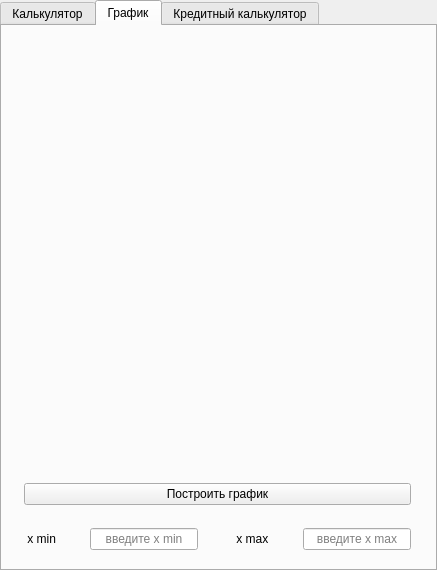
<?xml version="1.0" encoding="UTF-8"?>
<ui version="4.0">
 <class>MainWindow</class>
 <widget class="QMainWindow" name="MainWindow">
  <property name="geometry">
   <rect>
    <x>0</x>
    <y>0</y>
    <width>437</width>
    <height>570</height>
   </rect>
  </property>
  <property name="windowTitle">
   <string>MainWindow</string>
  </property>
  <widget class="QWidget" name="centralwidget">
   <widget class="QTabWidget" name="tabWidget">
    <property name="geometry">
     <rect>
      <x>0</x>
      <y>0</y>
      <width>437</width>
      <height>571</height>
     </rect>
    </property>
    <property name="styleSheet">
     <string notr="true"/>
    </property>
    <property name="currentIndex">
     <number>1</number>
    </property>
    <property name="iconSize">
     <size>
      <width>24</width>
      <height>18</height>
     </size>
    </property>
    <widget class="QWidget" name="calc">
     <attribute name="title">
      <string>Калькулятор</string>
     </attribute>
     <widget class="QPushButton" name="pushButton_back">
      <property name="geometry">
       <rect>
        <x>390</x>
        <y>10</y>
        <width>31</width>
        <height>51</height>
       </rect>
      </property>
      <property name="styleSheet">
       <string notr="true">  QPushButton {
        border-style: outset;
        border-radius: 10px;
        border-color: beige;
        font: bold 20px;
}</string>
      </property>
      <property name="text">
       <string>⌫</string>
      </property>
     </widget>
     <widget class="QPushButton" name="pushButton_right_brace">
      <property name="geometry">
       <rect>
        <x>80</x>
        <y>120</y>
        <width>61</width>
        <height>61</height>
       </rect>
      </property>
      <property name="styleSheet">
       <string notr="true">QPushButton {
        background-color: rgb(45, 75, 102);
        border-style: outset;
        border-radius: 10px;
        border-color: beige;
        font: bold 20px;
}
    QPushButton:pressed {
        background-color: rgb(53, 92, 113);
        border-style: inset;
    }</string>
      </property>
      <property name="text">
       <string>)</string>
      </property>
     </widget>
     <widget class="QPushButton" name="pushButton_x">
      <property name="geometry">
       <rect>
        <x>150</x>
        <y>120</y>
        <width>61</width>
        <height>61</height>
       </rect>
      </property>
      <property name="styleSheet">
       <string notr="true">QPushButton {
        background-color: rgb(45, 75, 102);
        border-style: outset;
        border-radius: 10px;
        border-color: beige;
        font: bold 20px;
}
    QPushButton:pressed {
        background-color: rgb(53, 92, 113);
        border-style: inset;
    }</string>
      </property>
      <property name="text">
       <string>x</string>
      </property>
     </widget>
     <widget class="QPushButton" name="pushButton_asin">
      <property name="geometry">
       <rect>
        <x>360</x>
        <y>120</y>
        <width>61</width>
        <height>61</height>
       </rect>
      </property>
      <property name="styleSheet">
       <string notr="true">QPushButton {
        background-color: rgb(66, 56, 84);
        border-style: outset;
        border-radius: 10px;
        border-color: beige;
        font: bold 14px;
}
    QPushButton:pressed {
        background-color: rgb(85, 59, 109);
        border-style: inset;
    }</string>
      </property>
      <property name="text">
       <string>asin</string>
      </property>
     </widget>
     <widget class="QPushButton" name="pushButton_left_brace">
      <property name="geometry">
       <rect>
        <x>10</x>
        <y>120</y>
        <width>61</width>
        <height>61</height>
       </rect>
      </property>
      <property name="styleSheet">
       <string notr="true">QPushButton {
        background-color: rgb(45, 75, 102);
        border-style: outset;
        border-radius: 10px;
        border-color: beige;
        font: bold 20px;
}
    QPushButton:pressed {
        background-color: rgb(53, 92, 113);
        border-style: inset;
    }</string>
      </property>
      <property name="text">
       <string>(</string>
      </property>
     </widget>
     <widget class="QLineEdit" name="lineEdit_result">
      <property name="geometry">
       <rect>
        <x>10</x>
        <y>10</y>
        <width>371</width>
        <height>51</height>
       </rect>
      </property>
      <property name="font">
       <font>
        <pointsize>24</pointsize>
        <bold>true</bold>
       </font>
      </property>
      <property name="layoutDirection">
       <enum>Qt::LeftToRight</enum>
      </property>
      <property name="text">
       <string/>
      </property>
      <property name="maxLength">
       <number>255</number>
      </property>
      <property name="alignment">
       <set>Qt::AlignRight|Qt::AlignTrailing|Qt::AlignVCenter</set>
      </property>
      <property name="placeholderText">
       <string>0</string>
      </property>
     </widget>
     <widget class="QPushButton" name="pushButton_sin">
      <property name="geometry">
       <rect>
        <x>290</x>
        <y>120</y>
        <width>61</width>
        <height>61</height>
       </rect>
      </property>
      <property name="styleSheet">
       <string notr="true">QPushButton {
        background-color: rgb(66, 56, 84);
        border-style: outset;
        border-radius: 10px;
        border-color: beige;
        font: bold 14px;
}
    QPushButton:pressed {
        background-color: rgb(85, 59, 109);
        border-style: inset;
    }</string>
      </property>
      <property name="text">
       <string>sin</string>
      </property>
     </widget>
     <widget class="QPushButton" name="pushButton_pow">
      <property name="geometry">
       <rect>
        <x>220</x>
        <y>120</y>
        <width>61</width>
        <height>61</height>
       </rect>
      </property>
      <property name="styleSheet">
       <string notr="true">QPushButton {
        background-color: rgb(45, 75, 102);
        border-style: outset;
        border-radius: 10px;
        border-color: beige;
        font: bold 20px;
}
    QPushButton:pressed {
        background-color: rgb(53, 92, 113);
        border-style: inset;
    }</string>
      </property>
      <property name="text">
       <string>^</string>
      </property>
     </widget>
     <widget class="QPushButton" name="pushButton_atan">
      <property name="geometry">
       <rect>
        <x>360</x>
        <y>260</y>
        <width>61</width>
        <height>61</height>
       </rect>
      </property>
      <property name="styleSheet">
       <string notr="true">QPushButton {
        background-color: rgb(66, 56, 84);
        border-style: outset;
        border-radius: 10px;
        border-color: beige;
        font: bold 14px;
}
    QPushButton:pressed {
        background-color: rgb(85, 59, 109);
        border-style: inset;
    }</string>
      </property>
      <property name="text">
       <string>atan</string>
      </property>
     </widget>
     <widget class="QPushButton" name="pushButton_8">
      <property name="geometry">
       <rect>
        <x>80</x>
        <y>190</y>
        <width>61</width>
        <height>61</height>
       </rect>
      </property>
      <property name="styleSheet">
       <string notr="true">QPushButton {
        background-color: rgb(59, 94, 90);
        border-style: outset;
        border-radius: 10px;
        border-color: beige;
        font: bold 20px;
}
    QPushButton:pressed {
        background-color: rgb(73, 117, 98);
        border-style: inset;
    }</string>
      </property>
      <property name="text">
       <string>8</string>
      </property>
     </widget>
     <widget class="QPushButton" name="pushButton_7">
      <property name="geometry">
       <rect>
        <x>10</x>
        <y>190</y>
        <width>61</width>
        <height>61</height>
       </rect>
      </property>
      <property name="styleSheet">
       <string notr="true">QPushButton {
        background-color: rgb(59, 94, 90);
        border-style: outset;
        border-radius: 10px;
        border-color: beige;
        font: bold 20px;
}
    QPushButton:pressed {
        background-color: rgb(73, 117, 98);
        border-style: inset;
    }</string>
      </property>
      <property name="text">
       <string>7</string>
      </property>
     </widget>
     <widget class="QPushButton" name="pushButton_acos">
      <property name="geometry">
       <rect>
        <x>360</x>
        <y>190</y>
        <width>61</width>
        <height>61</height>
       </rect>
      </property>
      <property name="styleSheet">
       <string notr="true">QPushButton {
        background-color: rgb(66, 56, 84);
        border-style: outset;
        border-radius: 10px;
        border-color: beige;
        font: bold 14px;
}
    QPushButton:pressed {
        background-color: rgb(85, 59, 109);
        border-style: inset;
    }</string>
      </property>
      <property name="text">
       <string>acos</string>
      </property>
     </widget>
     <widget class="QPushButton" name="pushButton_sub">
      <property name="geometry">
       <rect>
        <x>220</x>
        <y>260</y>
        <width>61</width>
        <height>61</height>
       </rect>
      </property>
      <property name="styleSheet">
       <string notr="true">QPushButton {
        background-color: rgb(45, 75, 102);
        border-style: outset;
        border-radius: 10px;
        border-color: beige;
        font: bold 20px;
}
    QPushButton:pressed {
        background-color: rgb(53, 92, 113);
        border-style: inset;
    }</string>
      </property>
      <property name="text">
       <string>-</string>
      </property>
     </widget>
     <widget class="QPushButton" name="pushButton_tan">
      <property name="geometry">
       <rect>
        <x>290</x>
        <y>260</y>
        <width>61</width>
        <height>61</height>
       </rect>
      </property>
      <property name="styleSheet">
       <string notr="true">QPushButton {
        background-color: rgb(66, 56, 84);
        border-style: outset;
        border-radius: 10px;
        border-color: beige;
        font: bold 14px;
}
    QPushButton:pressed {
        background-color: rgb(85, 59, 109);
        border-style: inset;
    }</string>
      </property>
      <property name="text">
       <string>tan</string>
      </property>
     </widget>
     <widget class="QPushButton" name="pushButton_5">
      <property name="geometry">
       <rect>
        <x>80</x>
        <y>260</y>
        <width>61</width>
        <height>61</height>
       </rect>
      </property>
      <property name="styleSheet">
       <string notr="true">QPushButton {
        background-color: rgb(59, 94, 90);
        border-style: outset;
        border-radius: 10px;
        border-color: beige;
        font: bold 20px;
}
    QPushButton:pressed {
        background-color: rgb(73, 117, 98);
        border-style: inset;
    }</string>
      </property>
      <property name="text">
       <string>5</string>
      </property>
     </widget>
     <widget class="QPushButton" name="pushButton_cos">
      <property name="geometry">
       <rect>
        <x>290</x>
        <y>190</y>
        <width>61</width>
        <height>61</height>
       </rect>
      </property>
      <property name="styleSheet">
       <string notr="true">QPushButton {
        background-color: rgb(66, 56, 84);
        border-style: outset;
        border-radius: 10px;
        border-color: beige;
        font: bold 14px;
}
    QPushButton:pressed {
        background-color: rgb(85, 59, 109);
        border-style: inset;
    }</string>
      </property>
      <property name="text">
       <string>cos</string>
      </property>
     </widget>
     <widget class="QPushButton" name="pushButton_6">
      <property name="geometry">
       <rect>
        <x>150</x>
        <y>260</y>
        <width>61</width>
        <height>61</height>
       </rect>
      </property>
      <property name="styleSheet">
       <string notr="true">QPushButton {
        background-color: rgb(59, 94, 90);
        border-style: outset;
        border-radius: 10px;
        border-color: beige;
        font: bold 20px;
}
    QPushButton:pressed {
        background-color: rgb(73, 117, 98);
        border-style: inset;
    }</string>
      </property>
      <property name="text">
       <string>6</string>
      </property>
     </widget>
     <widget class="QPushButton" name="pushButton_mul">
      <property name="geometry">
       <rect>
        <x>220</x>
        <y>330</y>
        <width>61</width>
        <height>61</height>
       </rect>
      </property>
      <property name="styleSheet">
       <string notr="true">QPushButton {
        background-color: rgb(45, 75, 102);
        border-style: outset;
        border-radius: 10px;
        border-color: beige;
        font: bold 20px;
}
    QPushButton:pressed {
        background-color: rgb(53, 92, 113);
        border-style: inset;
    }</string>
      </property>
      <property name="text">
       <string>*</string>
      </property>
     </widget>
     <widget class="QPushButton" name="pushButton_9">
      <property name="geometry">
       <rect>
        <x>150</x>
        <y>190</y>
        <width>61</width>
        <height>61</height>
       </rect>
      </property>
      <property name="styleSheet">
       <string notr="true">QPushButton {
        background-color: rgb(59, 94, 90);
        border-style: outset;
        border-radius: 10px;
        border-color: beige;
        font: bold 20px;
}
    QPushButton:pressed {
        background-color: rgb(73, 117, 98);
        border-style: inset;
    }</string>
      </property>
      <property name="text">
       <string>9</string>
      </property>
     </widget>
     <widget class="QPushButton" name="pushButton_2">
      <property name="geometry">
       <rect>
        <x>80</x>
        <y>330</y>
        <width>61</width>
        <height>61</height>
       </rect>
      </property>
      <property name="styleSheet">
       <string notr="true">QPushButton {
        background-color: rgb(59, 94, 90);
        border-style: outset;
        border-radius: 10px;
        border-color: beige;
        font: bold 20px;
}
    QPushButton:pressed {
        background-color: rgb(73, 117, 98);
        border-style: inset;
    }</string>
      </property>
      <property name="text">
       <string>2</string>
      </property>
     </widget>
     <widget class="QPushButton" name="pushButton_3">
      <property name="geometry">
       <rect>
        <x>150</x>
        <y>330</y>
        <width>61</width>
        <height>61</height>
       </rect>
      </property>
      <property name="styleSheet">
       <string notr="true">QPushButton {
        background-color: rgb(59, 94, 90);
        border-style: outset;
        border-radius: 10px;
        border-color: beige;
        font: bold 20px;
}
    QPushButton:pressed {
        background-color: rgb(73, 117, 98);
        border-style: inset;
    }</string>
      </property>
      <property name="text">
       <string>3</string>
      </property>
     </widget>
     <widget class="QPushButton" name="pushButton_1">
      <property name="geometry">
       <rect>
        <x>10</x>
        <y>330</y>
        <width>61</width>
        <height>61</height>
       </rect>
      </property>
      <property name="styleSheet">
       <string notr="true">QPushButton {
        background-color: rgb(59, 94, 90);
        border-style: outset;
        border-radius: 10px;
        border-color: beige;
        font: bold 20px;
}
    QPushButton:pressed {
        background-color: rgb(73, 117, 98);
        border-style: inset;
    }</string>
      </property>
      <property name="text">
       <string>1</string>
      </property>
     </widget>
     <widget class="QPushButton" name="pushButton_add">
      <property name="geometry">
       <rect>
        <x>220</x>
        <y>190</y>
        <width>61</width>
        <height>61</height>
       </rect>
      </property>
      <property name="styleSheet">
       <string notr="true">QPushButton {
        background-color: rgb(45, 75, 102);
        border-style: outset;
        border-radius: 10px;
        border-color: beige;
        font: bold 20px;
}
    QPushButton:pressed {
        background-color: rgb(53, 92, 113);
        border-style: inset;
    }</string>
      </property>
      <property name="text">
       <string>+</string>
      </property>
     </widget>
     <widget class="QPushButton" name="pushButton_4">
      <property name="geometry">
       <rect>
        <x>10</x>
        <y>260</y>
        <width>61</width>
        <height>61</height>
       </rect>
      </property>
      <property name="styleSheet">
       <string notr="true">QPushButton {
        background-color: rgb(59, 94, 90);
        border-style: outset;
        border-radius: 10px;
        border-color: beige;
        font: bold 20px;
}
    QPushButton:pressed {
        background-color: rgb(73, 117, 98);
        border-style: inset;
    }</string>
      </property>
      <property name="text">
       <string>4</string>
      </property>
     </widget>
     <widget class="QPushButton" name="pushButton_log">
      <property name="geometry">
       <rect>
        <x>290</x>
        <y>330</y>
        <width>61</width>
        <height>61</height>
       </rect>
      </property>
      <property name="styleSheet">
       <string notr="true">QPushButton {
        background-color: rgb(66, 56, 84);
        border-style: outset;
        border-radius: 10px;
        border-color: beige;
        font: bold 14px;
}
    QPushButton:pressed {
        background-color: rgb(85, 59, 109);
        border-style: inset;
    }</string>
      </property>
      <property name="text">
       <string>log</string>
      </property>
     </widget>
     <widget class="QPushButton" name="pushButton_ln">
      <property name="geometry">
       <rect>
        <x>360</x>
        <y>330</y>
        <width>61</width>
        <height>61</height>
       </rect>
      </property>
      <property name="styleSheet">
       <string notr="true">QPushButton {
        background-color: rgb(66, 56, 84);
        border-style: outset;
        border-radius: 10px;
        border-color: beige;
        font: bold 14px;
}
    QPushButton:pressed {
        background-color: rgb(85, 59, 109);
        border-style: inset;
    }</string>
      </property>
      <property name="text">
       <string>ln</string>
      </property>
     </widget>
     <widget class="QPushButton" name="pushButton_clear">
      <property name="geometry">
       <rect>
        <x>10</x>
        <y>470</y>
        <width>201</width>
        <height>61</height>
       </rect>
      </property>
      <property name="styleSheet">
       <string notr="true">QPushButton {
        background-color: rgb(68, 55, 67);
        border-style: outset;
        border-radius: 10px;
        border-color: beige;
        font: bold 20px;
}
    QPushButton:pressed {
        background-color: rgb(108, 70, 93);
        border-style: inset;
    }</string>
      </property>
      <property name="text">
       <string>AC</string>
      </property>
     </widget>
     <widget class="QPushButton" name="pushButton_point">
      <property name="geometry">
       <rect>
        <x>150</x>
        <y>400</y>
        <width>61</width>
        <height>61</height>
       </rect>
      </property>
      <property name="styleSheet">
       <string notr="true">QPushButton {
        background-color: rgb(45, 75, 102);
        border-style: outset;
        border-radius: 10px;
        border-color: beige;
        font: bold 20px;
}
    QPushButton:pressed {
        background-color: rgb(53, 92, 113);
        border-style: inset;
    }</string>
      </property>
      <property name="text">
       <string>.</string>
      </property>
     </widget>
     <widget class="QPushButton" name="pushButton_0">
      <property name="geometry">
       <rect>
        <x>10</x>
        <y>400</y>
        <width>131</width>
        <height>61</height>
       </rect>
      </property>
      <property name="styleSheet">
       <string notr="true">QPushButton {
        background-color: rgb(59, 94, 90);
        border-style: outset;
        border-radius: 10px;
        border-color: beige;
        font: bold 20px;
}
    QPushButton:pressed {
        background-color: rgb(73, 117, 98);
        border-style: inset;
    }</string>
      </property>
      <property name="text">
       <string>0</string>
      </property>
     </widget>
     <widget class="QPushButton" name="pushButton_mod">
      <property name="geometry">
       <rect>
        <x>290</x>
        <y>400</y>
        <width>61</width>
        <height>61</height>
       </rect>
      </property>
      <property name="styleSheet">
       <string notr="true">QPushButton {
        background-color: rgb(66, 56, 84);
        border-style: outset;
        border-radius: 10px;
        border-color: beige;
        font: bold 14px;
}
    QPushButton:pressed {
        background-color: rgb(85, 59, 109);
        border-style: inset;
    }</string>
      </property>
      <property name="text">
       <string>mod</string>
      </property>
     </widget>
     <widget class="QPushButton" name="pushButton_sqrt">
      <property name="geometry">
       <rect>
        <x>360</x>
        <y>400</y>
        <width>61</width>
        <height>61</height>
       </rect>
      </property>
      <property name="styleSheet">
       <string notr="true">QPushButton {
        background-color: rgb(66, 56, 84);
        border-style: outset;
        border-radius: 10px;
        border-color: beige;
        font: bold 14px;
}
    QPushButton:pressed {
        background-color: rgb(85, 59, 109);
        border-style: inset;
    }</string>
      </property>
      <property name="text">
       <string>sqrt</string>
      </property>
     </widget>
     <widget class="QPushButton" name="pushButton_enter">
      <property name="geometry">
       <rect>
        <x>220</x>
        <y>470</y>
        <width>201</width>
        <height>61</height>
       </rect>
      </property>
      <property name="styleSheet">
       <string notr="true">QPushButton {
        background-color: rgb(61, 80, 65);
        border-style: outset;
        border-radius: 10px;
        border-color: beige;
        font: bold 20px;
}
    QPushButton:pressed {
        background-color: rgb(76, 111, 76);
        border-style: inset;
    }</string>
      </property>
      <property name="text">
       <string>=</string>
      </property>
     </widget>
     <widget class="QPushButton" name="pushButton_div">
      <property name="geometry">
       <rect>
        <x>220</x>
        <y>400</y>
        <width>61</width>
        <height>61</height>
       </rect>
      </property>
      <property name="styleSheet">
       <string notr="true">QPushButton {
        background-color: rgb(45, 75, 102);
        border-style: outset;
        border-radius: 10px;
        border-color: beige;
        font: bold 20px;
}
    QPushButton:pressed {
        background-color: rgb(53, 92, 113);
        border-style: inset;
    }</string>
      </property>
      <property name="text">
       <string>÷</string>
      </property>
     </widget>
     <widget class="QLineEdit" name="lineEdit_x_area">
      <property name="geometry">
       <rect>
        <x>80</x>
        <y>70</y>
        <width>301</width>
        <height>41</height>
       </rect>
      </property>
      <property name="font">
       <font>
        <pointsize>24</pointsize>
        <bold>true</bold>
       </font>
      </property>
      <property name="layoutDirection">
       <enum>Qt::LeftToRight</enum>
      </property>
      <property name="text">
       <string/>
      </property>
      <property name="maxLength">
       <number>255</number>
      </property>
      <property name="alignment">
       <set>Qt::AlignRight|Qt::AlignTrailing|Qt::AlignVCenter</set>
      </property>
      <property name="placeholderText">
       <string>0</string>
      </property>
     </widget>
     <widget class="QPushButton" name="pushButton_back_x">
      <property name="geometry">
       <rect>
        <x>390</x>
        <y>70</y>
        <width>31</width>
        <height>41</height>
       </rect>
      </property>
      <property name="styleSheet">
       <string notr="true">  QPushButton {
        border-style: outset;
        border-radius: 10px;
        border-color: beige;
        font: bold 20px;
}</string>
      </property>
      <property name="text">
       <string>⌫</string>
      </property>
     </widget>
     <widget class="QLabel" name="label">
      <property name="geometry">
       <rect>
        <x>30</x>
        <y>70</y>
        <width>61</width>
        <height>41</height>
       </rect>
      </property>
      <property name="font">
       <font>
        <pointsize>23</pointsize>
       </font>
      </property>
      <property name="text">
       <string>X = </string>
      </property>
     </widget>
    </widget>
    <widget class="QWidget" name="graph">
     <attribute name="title">
      <string>График</string>
     </attribute>
     <widget class="QCustomPlot" name="widget" native="true">
      <property name="geometry">
       <rect>
        <x>0</x>
        <y>0</y>
        <width>431</width>
        <height>441</height>
       </rect>
      </property>
      <widget class="QLabel" name="label_formula">
       <property name="geometry">
        <rect>
         <x>30</x>
         <y>20</y>
         <width>391</width>
         <height>20</height>
        </rect>
       </property>
       <property name="font">
        <font>
         <pointsize>17</pointsize>
        </font>
       </property>
       <property name="autoFillBackground">
        <bool>false</bool>
       </property>
       <property name="styleSheet">
        <string notr="true">QLabel {
color:rgb(0, 0, 0);
}</string>
       </property>
       <property name="text">
        <string/>
       </property>
       <property name="alignment">
        <set>Qt::AlignRight|Qt::AlignTrailing|Qt::AlignVCenter</set>
       </property>
      </widget>
     </widget>
     <widget class="QWidget" name="gridLayoutWidget">
      <property name="geometry">
       <rect>
        <x>0</x>
        <y>440</y>
        <width>431</width>
        <height>101</height>
       </rect>
      </property>
      <layout class="QGridLayout" name="gridLayout">
       <item row="1" column="4">
        <spacer name="horizontalSpacer_10">
         <property name="orientation">
          <enum>Qt::Horizontal</enum>
         </property>
         <property name="sizeHint" stdset="0">
          <size>
           <width>8</width>
           <height>8</height>
          </size>
         </property>
        </spacer>
       </item>
       <item row="1" column="1">
        <widget class="QLabel" name="label_x_min">
         <property name="text">
          <string> x min</string>
         </property>
        </widget>
       </item>
       <item row="1" column="5">
        <widget class="QLabel" name="label_x_max">
         <property name="text">
          <string> x max</string>
         </property>
        </widget>
       </item>
       <item row="1" column="6">
        <spacer name="horizontalSpacer_3">
         <property name="orientation">
          <enum>Qt::Horizontal</enum>
         </property>
         <property name="sizeHint" stdset="0">
          <size>
           <width>8</width>
           <height>8</height>
          </size>
         </property>
        </spacer>
       </item>
       <item row="1" column="3">
        <widget class="QLineEdit" name="lineEdit_x_min">
         <property name="sizePolicy">
          <sizepolicy hsizetype="Fixed" vsizetype="Fixed">
           <horstretch>0</horstretch>
           <verstretch>0</verstretch>
          </sizepolicy>
         </property>
         <property name="inputMask">
          <string/>
         </property>
         <property name="alignment">
          <set>Qt::AlignCenter</set>
         </property>
         <property name="placeholderText">
          <string>введите x min</string>
         </property>
         <property name="clearButtonEnabled">
          <bool>false</bool>
         </property>
        </widget>
       </item>
       <item row="1" column="8">
        <spacer name="horizontalSpacer_7">
         <property name="orientation">
          <enum>Qt::Horizontal</enum>
         </property>
         <property name="sizeHint" stdset="0">
          <size>
           <width>8</width>
           <height>8</height>
          </size>
         </property>
        </spacer>
       </item>
       <item row="0" column="1" colspan="7">
        <widget class="QPushButton" name="pushButton_draw">
         <property name="styleSheet">
          <string notr="true"/>
         </property>
         <property name="text">
          <string>Построить график</string>
         </property>
        </widget>
       </item>
       <item row="1" column="0">
        <spacer name="horizontalSpacer_5">
         <property name="orientation">
          <enum>Qt::Horizontal</enum>
         </property>
         <property name="sizeHint" stdset="0">
          <size>
           <width>8</width>
           <height>8</height>
          </size>
         </property>
        </spacer>
       </item>
       <item row="1" column="7">
        <widget class="QLineEdit" name="lineEdit_x_max">
         <property name="sizePolicy">
          <sizepolicy hsizetype="Fixed" vsizetype="Fixed">
           <horstretch>0</horstretch>
           <verstretch>0</verstretch>
          </sizepolicy>
         </property>
         <property name="inputMethodHints">
          <set>Qt::ImhDigitsOnly</set>
         </property>
         <property name="inputMask">
          <string/>
         </property>
         <property name="alignment">
          <set>Qt::AlignCenter</set>
         </property>
         <property name="placeholderText">
          <string>введите x max</string>
         </property>
         <property name="clearButtonEnabled">
          <bool>false</bool>
         </property>
        </widget>
       </item>
       <item row="1" column="2">
        <spacer name="horizontalSpacer">
         <property name="orientation">
          <enum>Qt::Horizontal</enum>
         </property>
         <property name="sizeHint" stdset="0">
          <size>
           <width>8</width>
           <height>8</height>
          </size>
         </property>
        </spacer>
       </item>
      </layout>
     </widget>
    </widget>
    <widget class="QWidget" name="credit">
     <attribute name="title">
      <string>Кредитный калькулятор</string>
     </attribute>
     <widget class="QLabel" name="label_credit_sum">
      <property name="geometry">
       <rect>
        <x>50</x>
        <y>46</y>
        <width>101</width>
        <height>21</height>
       </rect>
      </property>
      <property name="text">
       <string>Сумма кредита</string>
      </property>
     </widget>
     <widget class="QLabel" name="label_credit_rate">
      <property name="geometry">
       <rect>
        <x>50</x>
        <y>93</y>
        <width>58</width>
        <height>16</height>
       </rect>
      </property>
      <property name="text">
       <string>Ставка</string>
      </property>
     </widget>
     <widget class="QLabel" name="label_credit_term">
      <property name="geometry">
       <rect>
        <x>50</x>
        <y>140</y>
        <width>101</width>
        <height>16</height>
       </rect>
      </property>
      <property name="text">
       <string>Срок кредита</string>
      </property>
     </widget>
     <widget class="QLineEdit" name="lineEdit_credit_sum">
      <property name="geometry">
       <rect>
        <x>220</x>
        <y>46</y>
        <width>171</width>
        <height>21</height>
       </rect>
      </property>
      <property name="alignment">
       <set>Qt::AlignRight|Qt::AlignTrailing|Qt::AlignVCenter</set>
      </property>
      <property name="placeholderText">
       <string>0</string>
      </property>
     </widget>
     <widget class="QLineEdit" name="lineEdit_credit_rate">
      <property name="geometry">
       <rect>
        <x>220</x>
        <y>93</y>
        <width>171</width>
        <height>21</height>
       </rect>
      </property>
      <property name="alignment">
       <set>Qt::AlignRight|Qt::AlignTrailing|Qt::AlignVCenter</set>
      </property>
      <property name="placeholderText">
       <string>0.0</string>
      </property>
     </widget>
     <widget class="QLineEdit" name="lineEdit_credit_years">
      <property name="geometry">
       <rect>
        <x>160</x>
        <y>140</y>
        <width>51</width>
        <height>21</height>
       </rect>
      </property>
      <property name="alignment">
       <set>Qt::AlignRight|Qt::AlignTrailing|Qt::AlignVCenter</set>
      </property>
      <property name="placeholderText">
       <string>0</string>
      </property>
     </widget>
     <widget class="QLineEdit" name="lineEdit_credit_month">
      <property name="geometry">
       <rect>
        <x>270</x>
        <y>140</y>
        <width>51</width>
        <height>21</height>
       </rect>
      </property>
      <property name="alignment">
       <set>Qt::AlignRight|Qt::AlignTrailing|Qt::AlignVCenter</set>
      </property>
      <property name="placeholderText">
       <string>0</string>
      </property>
     </widget>
     <widget class="QLabel" name="label_credit_years">
      <property name="geometry">
       <rect>
        <x>230</x>
        <y>140</y>
        <width>21</width>
        <height>20</height>
       </rect>
      </property>
      <property name="text">
       <string>лет</string>
      </property>
     </widget>
     <widget class="QLabel" name="label_credit_mounth">
      <property name="geometry">
       <rect>
        <x>337</x>
        <y>140</y>
        <width>61</width>
        <height>20</height>
       </rect>
      </property>
      <property name="text">
       <string>месяцев</string>
      </property>
     </widget>
     <widget class="QRadioButton" name="radioButton_annuitet">
      <property name="geometry">
       <rect>
        <x>50</x>
        <y>216</y>
        <width>131</width>
        <height>20</height>
       </rect>
      </property>
      <property name="text">
       <string>Аннуитетный</string>
      </property>
     </widget>
     <widget class="QRadioButton" name="radioButton_diff">
      <property name="geometry">
       <rect>
        <x>230</x>
        <y>216</y>
        <width>181</width>
        <height>20</height>
       </rect>
      </property>
      <property name="text">
       <string>Дифференцированный</string>
      </property>
     </widget>
     <widget class="QLabel" name="label_credit_way">
      <property name="geometry">
       <rect>
        <x>170</x>
        <y>187</y>
        <width>91</width>
        <height>20</height>
       </rect>
      </property>
      <property name="text">
       <string>Вид платежей</string>
      </property>
     </widget>
     <widget class="QPushButton" name="pushButton_credit_calculate">
      <property name="geometry">
       <rect>
        <x>40</x>
        <y>266</y>
        <width>361</width>
        <height>51</height>
       </rect>
      </property>
      <property name="font">
       <font>
        <italic>false</italic>
       </font>
      </property>
      <property name="styleSheet">
       <string notr="true">QPushButton {
        background-color:rgb(94, 94, 94);
        border-style: outset;
        border-radius: 10px;
        border-color: beige;
}
    QPushButton:pressed {
        background-color: rgb(146, 146, 146);
        border-style: inset;
    }</string>
      </property>
      <property name="text">
       <string>Рассчитать </string>
      </property>
     </widget>
     <widget class="QLabel" name="label_">
      <property name="geometry">
       <rect>
        <x>50</x>
        <y>346</y>
        <width>58</width>
        <height>16</height>
       </rect>
      </property>
      <property name="text">
       <string>Платеж</string>
      </property>
     </widget>
     <widget class="QLabel" name="label_8">
      <property name="geometry">
       <rect>
        <x>50</x>
        <y>386</y>
        <width>81</width>
        <height>16</height>
       </rect>
      </property>
      <property name="text">
       <string>Переплата</string>
      </property>
     </widget>
     <widget class="QLabel" name="label_9">
      <property name="geometry">
       <rect>
        <x>50</x>
        <y>426</y>
        <width>111</width>
        <height>16</height>
       </rect>
      </property>
      <property name="text">
       <string>Сумма выплат</string>
      </property>
     </widget>
     <widget class="QLineEdit" name="lineEdit_credit_payment">
      <property name="geometry">
       <rect>
        <x>210</x>
        <y>346</y>
        <width>181</width>
        <height>21</height>
       </rect>
      </property>
      <property name="styleSheet">
       <string notr="true"/>
      </property>
      <property name="text">
       <string/>
      </property>
      <property name="alignment">
       <set>Qt::AlignRight|Qt::AlignTrailing|Qt::AlignVCenter</set>
      </property>
     </widget>
     <widget class="QLineEdit" name="lineEdit_credit_overpayment">
      <property name="geometry">
       <rect>
        <x>210</x>
        <y>386</y>
        <width>181</width>
        <height>21</height>
       </rect>
      </property>
      <property name="styleSheet">
       <string notr="true"/>
      </property>
      <property name="alignment">
       <set>Qt::AlignRight|Qt::AlignTrailing|Qt::AlignVCenter</set>
      </property>
     </widget>
     <widget class="QLineEdit" name="lineEdit_credit_all_payments">
      <property name="geometry">
       <rect>
        <x>210</x>
        <y>426</y>
        <width>181</width>
        <height>21</height>
       </rect>
      </property>
      <property name="styleSheet">
       <string notr="true"/>
      </property>
      <property name="alignment">
       <set>Qt::AlignRight|Qt::AlignTrailing|Qt::AlignVCenter</set>
      </property>
     </widget>
    </widget>
   </widget>
  </widget>
 </widget>
 <customwidgets>
  <customwidget>
   <class>QCustomPlot</class>
   <extends>QWidget</extends>
   <header>qcustomplot.h</header>
   <container>1</container>
  </customwidget>
 </customwidgets>
 <resources/>
 <connections/>
</ui>
